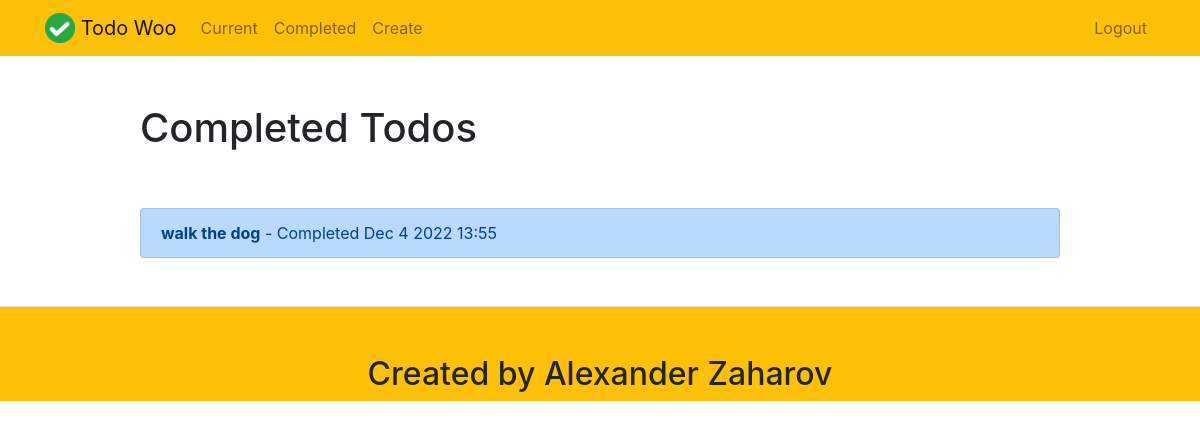
Page /completedtodos/ (signed in) on the earlier database version.
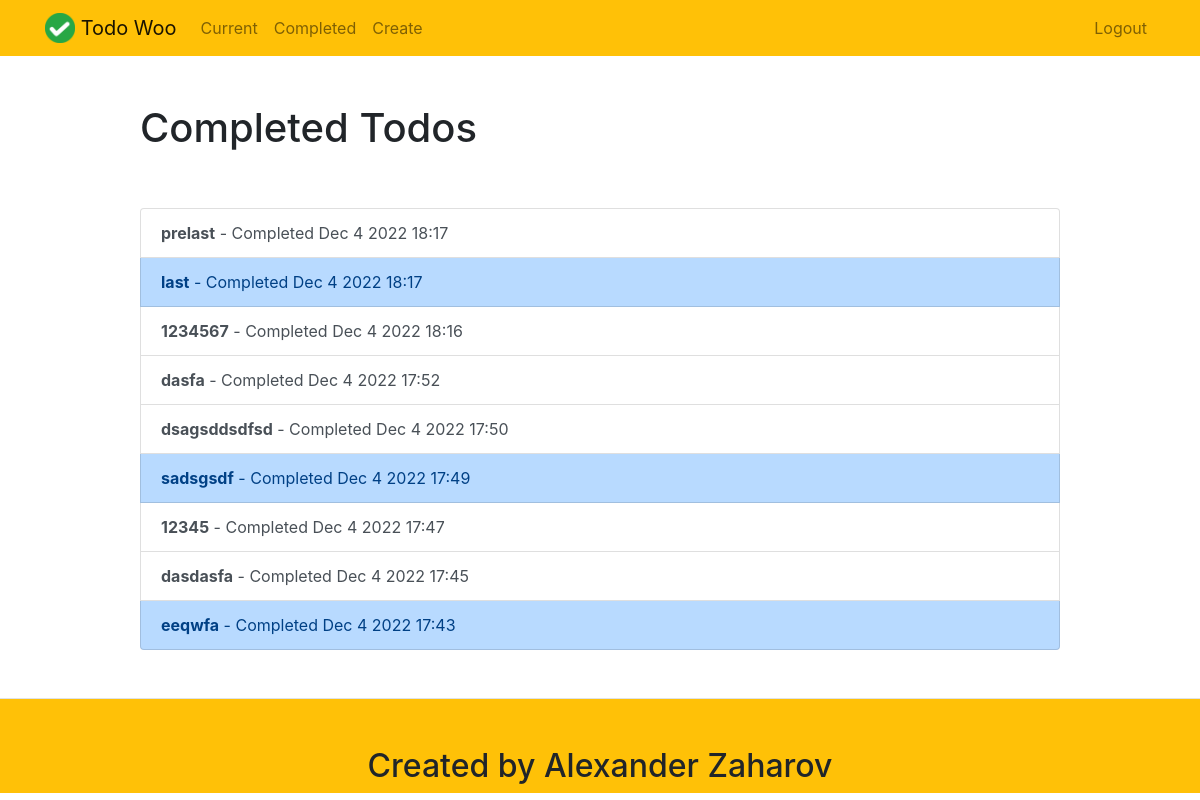
Same page on the later database version.
### todo/models.py (models this page shows, shortened)
class Todos(models.Model):
    user = models.ForeignKey(User, on_delete=models.CASCADE)
    title = models.CharField(max_length=100)
    description = models.TextField(blank=True,verbose_name='description')
    important = models.BooleanField(default=False)
    created = models.DateTimeField(auto_now=True)
    date_completed = models.DateTimeField(null=True, blank=True, verbose_name='time todo this')

### todo/views.py (the view)
# urls.py: path('completedtodos/',completedtodos, name='completedtodos' ),
@login_required
def completedtodos(request):
    todos = Todos.objects.filter(user=request.user, date_completed__isnull=False).order_by('-date_completed')
    return render(request, 'todo/completedtodos.html', context={'todos':todos})

### todo/templates/todo/completedtodos.html
{% extends 'todo/base.html' %}
{% block content %}
    <div class="row justify-content-center mt-5">
        <div class="col-md-10">
            <h1>Completed Todos</h1>
        </div>
    </div>
    <div class="row justify-content-center mt-5">
        <div class="col-md-10">
            <div class="list-group">
                {% for todo in todos %}
                    <a href="{% url 'edittodo' todo.id %}"
                    class="list-group-item list-group-item-action
                    {% if todo.important %} list-group-item-primary{% endif %}">
                    <b>{{ todo.title }}</b> - Completed {{ todo.date_completed|date:'M j Y H:i' }}</a>
                {% endfor %}
            </div>
        </div>
    </div>
{% endblock %}

### todo/templates/todo/base.html (shortened to what this page needs)
{% load static %}
<!DOCTYPE html>
<html lang="en">
  <head>
    <link
      rel="stylesheet"
      href="https://stackpath.bootstrapcdn.com/bootstrap/4.4.1/css/bootstrap.min.css"
    />
  </head>
  <body>
    <nav class="navbar navbar-expand-md navbar-light bg-warning sticky-top">
      <div class="container">
        <a class="navbar-brand" href="{% url 'home' %}">
          <img
            src="{% static 'todo/logo.png' %}"
            width="30"
            height="30"
            class="d-inline-block align-top"
          />
          <span>Todo Woo</span>
        </a>
        <div class="collapse navbar-collapse" id="navbarNav">
          {% if user.is_authenticated %}
          <ul class="navbar-nav mr-auto">
            <li class="nav-item {{ current }}">
              <a class="nav-link" href="{% url 'currenttodos' %}">Current</a>
            </li>
            <li class="nav-item {{ completed }}">
              <a class="nav-link" href="{% url 'completedtodos' %}"
                >Completed</a
              >
            </li>
            <li class="nav-item {{ create }}">
              <a class="nav-link" href="{% url 'createtodo' %}">Create</a>
            </li>
          </ul>
          {% endif %}
          <ul class="navbar-nav ml-auto">
            {% if user.is_authenticated %}
            <li class="nav-item">
              <a href="#" onclick="$('#signOutBtn').click()" class="nav-link"
                >Logout</a
              >
            </li>
            {% endif %}
          </ul>
        </div>
      </div>
    </nav>
    <div class="container">{% block content %}{% endblock %}</div>
    <footer class="h-100 text-center pb-0 mb-0 pt-4 mt-md-5 pt-md-5 border-top bg-warning">
      <div class='row justify-content-center '>
        <div class='col-12 col-md mb-0'>
          <h2 >Created by Alexander Zaharov</h2>
        </div>
      </div>
   </footer>
  </body>
</html>

Differences in the rows shown:
removed Todos: title "walk the dog", date_completed "Dec 4 2022 13:55", important True (drawn)
added Todos: title "prelast", date_completed "Dec 4 2022 18:17"
added Todos: title "last", date_completed "Dec 4 2022 18:17", important True (drawn)
added Todos: title "1234567", date_completed "Dec 4 2022 18:16"
added Todos: title "dasfa", date_completed "Dec 4 2022 17:52"
added Todos: title "dsagsddsdfsd", date_completed "Dec 4 2022 17:50"
added Todos: title "sadsgsdf", date_completed "Dec 4 2022 17:49", important True (drawn)
added Todos: title "12345", date_completed "Dec 4 2022 17:47"
added Todos: title "dasdasfa", date_completed "Dec 4 2022 17:45"
added Todos: title "eeqwfa", date_completed "Dec 4 2022 17:43", important True (drawn)
